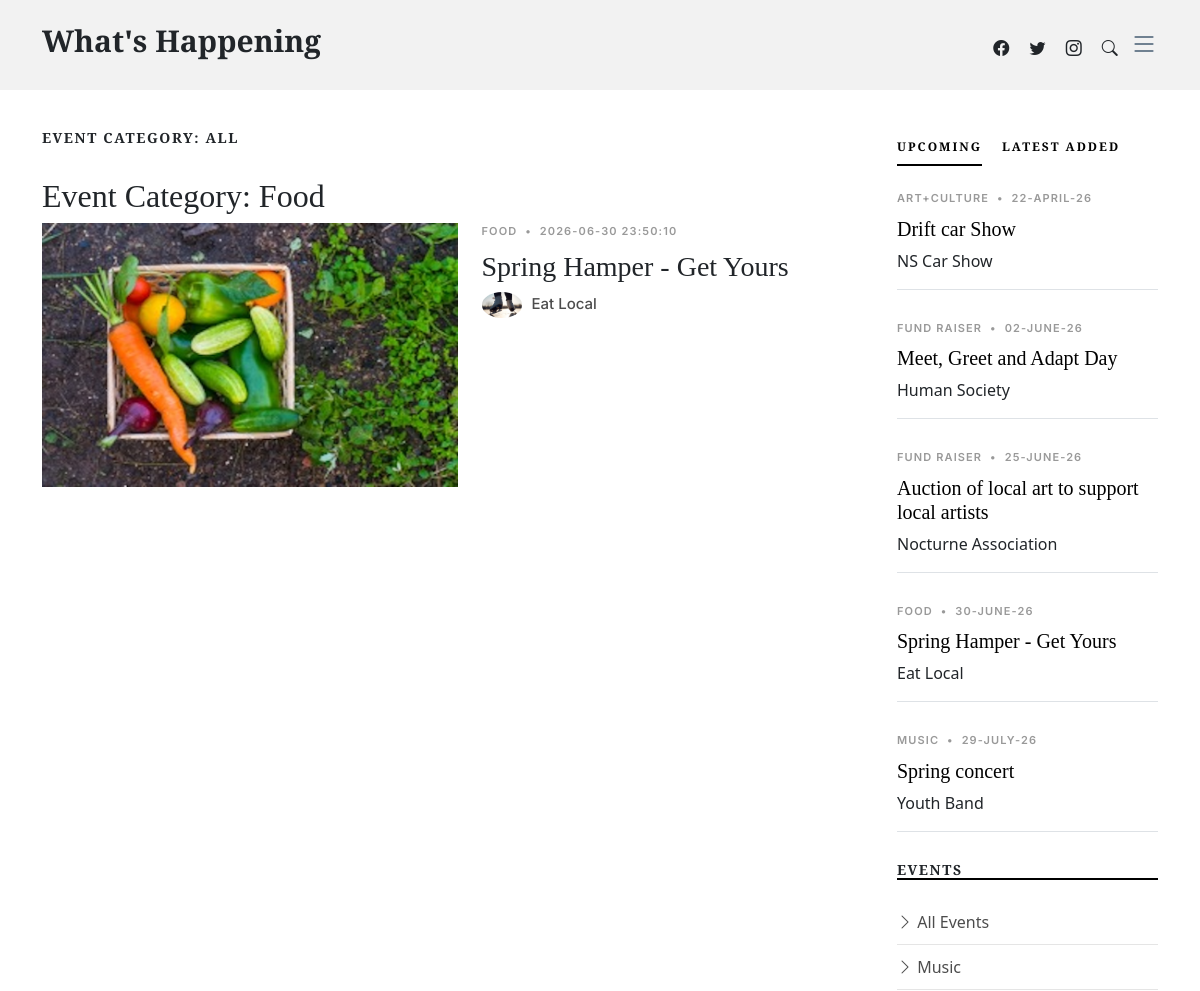
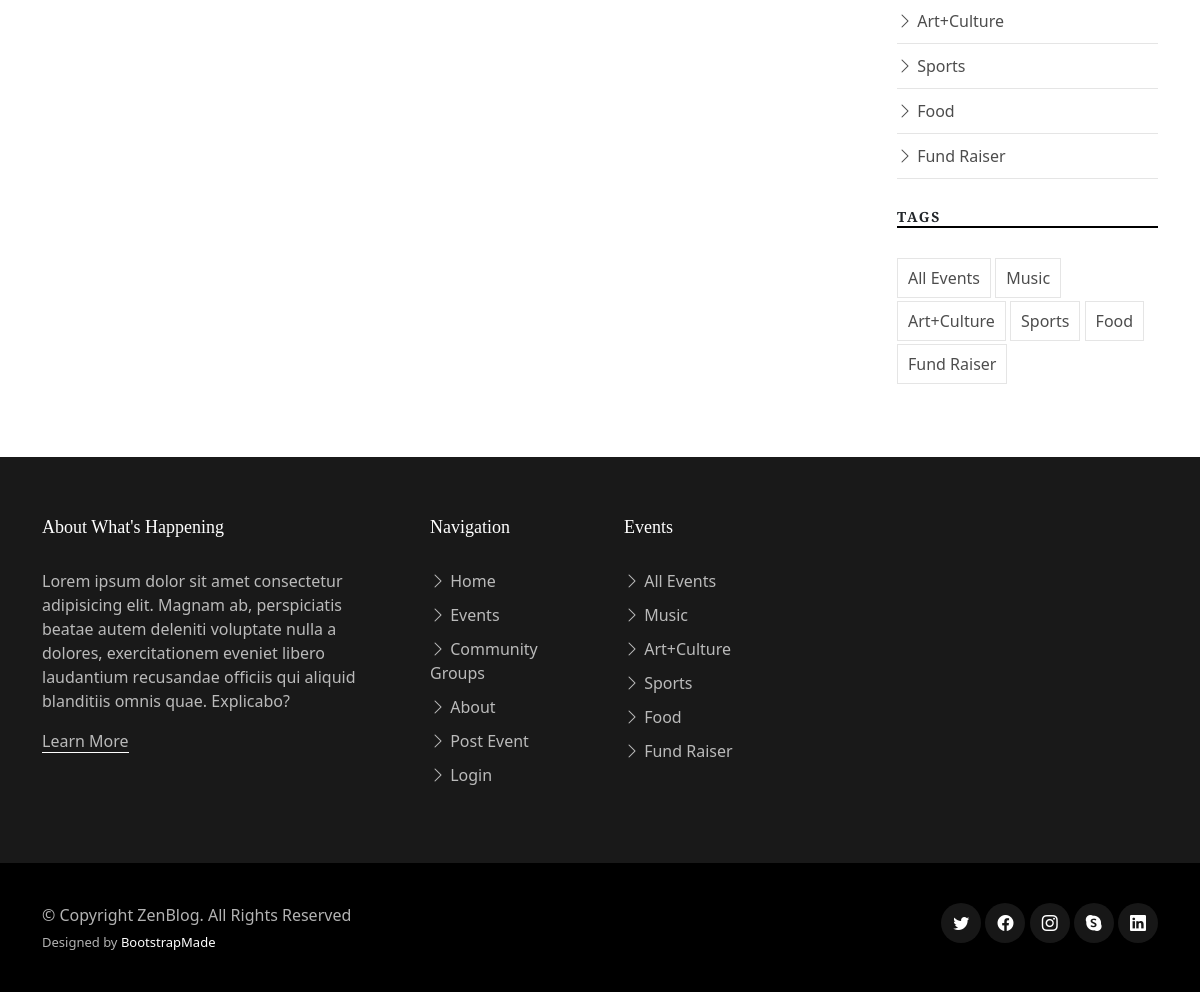
The app's page /events.php?event_type=Food (signed in) with its own data (2 pictures, top to bottom).
### tables this page shows
CREATE TABLE `events` (
  `EventID` int NOT NULL,
  `EventTypeID` int NOT NULL,
  `GroupID` int NOT NULL,
  `EventDate` timestamp NOT NULL DEFAULT CURRENT_TIMESTAMP,
  `SubmitDate` timestamp NOT NULL DEFAULT CURRENT_TIMESTAMP,
  `EventTitle` varchar(100) NOT NULL,
  `EventImage` varchar(50) NOT NULL,
  `EventDesc` text NOT NULL
);

CREATE TABLE `eventtypes` (
  `EventTypeID` int NOT NULL,
  `TypeName` varchar(100) NOT NULL
);

CREATE TABLE `groups` (
  `GroupID` int NOT NULL,
  `GroupName` varchar(100) NOT NULL,
  `GroupImage` varchar(50) NOT NULL,
  `GroupType` varchar(100) NOT NULL,
  `GroupDesc` text NOT NULL,
  `ContactName` varchar(255) NOT NULL,
  `ContactEmail` varchar(255) NOT NULL
);

### events.php (the view, shortened to what this page needs)
<!DOCTYPE html>
<html lang="en">
<head>
  <link href="assets/vendor/bootstrap/css/bootstrap.min.css" rel="stylesheet">
  <link href="assets/vendor/bootstrap-icons/bootstrap-icons.css" rel="stylesheet">
  <link href="assets/vendor/swiper/swiper-bundle.min.css" rel="stylesheet">
  <link href="assets/vendor/glightbox/css/glightbox.min.css" rel="stylesheet">
  <link href="assets/vendor/aos/aos.css" rel="stylesheet">
  <link href="assets/css/variables.css" rel="stylesheet">
  <link href="assets/css/main.css" rel="stylesheet">
</head>
<body>
  <header id="header" class="header d-flex align-items-center fixed-top">
    <div class="container-fluid container-xl d-flex align-items-center justify-content-between">
      <a href="index.php" class="logo d-flex align-items-center">
        <h1>What's Happening</h1>
      </a>
      <div class="position-relative">
        <a href="#" class="mx-2"><span class="bi-facebook"></span></a>
        <a href="#" class="mx-2"><span class="bi-twitter"></span></a>
        <a href="#" class="mx-2"><span class="bi-instagram"></span></a>
        <a href="#" class="mx-2 js-search-open"><span class="bi-search"></span></a>
        <i class="bi bi-list mobile-nav-toggle"></i>
      </div>
    </div>
  </header>
  <main id="main">
    <section>
      <div class="container">
        <div class="row">
          <div class="col-md-9" data-aos="fade-up">
            <h3 class="category-title">Event Category: ALL</h3>
            <?php
            $connect = db_connect();
            $JoinSql = "
            SELECT
                events.*,
                eventtypes.TypeName AS eventType,
                `groups`.GroupName,
                `groups`.GroupImage
            FROM
                events
            LEFT JOIN
                eventtypes ON eventtypes.EventTypeID = events.EventTypeID
            LEFT JOIN
                `groups` ON `groups`.GroupID = events.GroupID
            WHERE
                events.EventDate >= CURDATE()
            ORDER BY
                EventDate ASC;";
            $allData = $connect->query($JoinSql);
            $selectedType = isset($_GET['event_type']) ? urlencode(filter_input(INPUT_GET, 'event_type')): 'all';
            $displayType = $selectedType !== 'all' ? htmlspecialchars($selectedType) : 'All';
            echo "<h2>Event Category: " . $displayType . "</h2>";
            if($allData && $allData->num_rows > 0) {
              while($event = $allData->fetch_assoc()){
                $eventNum = $event["EventID"];
                $eventGroupType = $event["eventType"];
                $eventDate = $event["EventDate"];
                $eventTitle =  $event["EventTitle"];
                $eventImagePath = $event["EventImage"];
                $groupName = $event['GroupName'];
                $groupImage = $event['GroupImage'];
                if ($selectedType !== 'all' && strtolower($eventGroupType) !== strtolower($selectedType)) {
                  continue;
                }
            ?>
                <div class="d-md-flex post-entry-2 half">
                    <a href="single-post.php?event_id=<?php echo $eventNum; ?>" class="me-4 thumbnail">
                        <img src="<?php echo $eventImagePath; ?>" alt="" class="img-fluid">
                    </a>
                    <div>
                        <div class="post-meta"><span class="date"><?php echo $eventGroupType; ?></span> <span class="mx-1">&bullet;</span> <span><?php echo $eventDate; ?></span></div>
                        <h3><a href="single-post.php?event_id=<?php echo $eventNum; ?>"><?php echo $eventTitle; ?></a></h3>
                        <div class="d-flex align-items-center author">
                            <div class="photo"><img src="<?php echo $groupImage; ?>" alt="" class="img-fluid"></div>
                            <div class="name">
                                <h3 class="m-0 p-0"><?php echo $groupName; ?></h3>
                            </div>
                        </div>
                    </div>
                </div>
            <?php
              }
            } else {
              echo "<p>No upcoming events found.</p>";
            }
            ?>
          </div>
          <div class="col-md-3">
             <div class="aside-block">
              <ul class="nav nav-pills custom-tab-nav mb-4" id="pills-tab" role="tablist">
                <li class="nav-item" role="presentation">
                  <button class="nav-link active" id="pills-popular-tab" data-bs-toggle="pill" data-bs-target="#pills-popular" type="button" role="tab" aria-controls="pills-popular" aria-selected="true">Upcoming</button>
                </li>
                <li class="nav-item" role="presentation">
                  <button class="nav-link" id="pills-trending-tab" data-bs-toggle="pill" data-bs-target="#pills-trending" type="button" role="tab" aria-controls="pills-trending" aria-selected="false">Latest Added</button>
                </li>
              </ul>
              <div class="tab-content" id="pills-tabContent">
                <div class="tab-pane fade show active" id="pills-popular" role="tabpanel" aria-labelledby="pills-popular-tab">
                <?php
                  $JoinSql = "SELECT events.*, eventtypes.TypeName AS eventType, `groups`.GroupName
                              FROM events
                              LEFT JOIN eventtypes ON eventtypes.EventTypeID = events.EventTypeID
                              LEFT JOIN `groups` ON `groups`.GroupID = events.GroupID
                              WHERE events.EventDate >= CURDATE()
                              ORDER BY EventDate ASC
                              LIMIT 5;";
                  $allData = $connect->query($JoinSql);
                  if($allData && $allData->num_rows > 0) {
                    while($row = $allData->fetch_assoc()) {
                      $eventTitle =  $row["EventTitle"];
                      $eventDate = $row["EventDate"];
                      $eventNum = $row["EventID"];
                      $formattedDate = date_format(date_create($eventDate), "d-F-y");
                      $eventType = $row["eventType"];
                      $groupType = $row["GroupName"];
                ?>
                      <div class="post-entry-1 border-bottom">
                          <div class="post-meta"><span class="date"><?php echo $eventType; ?></span> <span class="mx-1">&bullet;</span> <span><?php echo $formattedDate; ?></span></div>
                          <h2 class="mb-2"><a href="single-post.php?event_id=<?php echo $eventNum; ?>"><?php echo $eventTitle; ?></a></h2>
                          <span class="author mb-3 d-block"><?php echo $groupType; ?></span>
                      </div>
                <?php
                    }
                  } else {
                    echo "<p>No results</p>";
                  }
                ?>
                </div>
              </div>
            </div>
            <div class="aside-block">
              <h3 class="aside-title">Events</h3>
              <ul class="aside-links list-unstyled">
                <li><a href="events.php"><i class="bi bi-chevron-right"></i> All Events</a></li>
                <li><a href="events.php?event_type=Music"><i class="bi bi-chevron-right"></i> Music</a></li>
                <li><a href="events.php?event_type=Art+Culture"><i class="bi bi-chevron-right"></i> Art+Culture</a></li>
                <li><a href="events.php?event_type=Sports"><i class="bi bi-chevron-right"></i> Sports</a></li>
                <li><a href="events.php?event_type=Food"><i class="bi bi-chevron-right"></i> Food</a></li>
                <li><a href="events.php?event_type=Fund Raiser"><i class="bi bi-chevron-right"></i> Fund Raiser</a></li>
              </ul>
            </div>
            <div class="aside-block">
              <h3 class="aside-title">Tags</h3>
              <ul class="aside-tags list-unstyled">
                <li><a href="events.php">All Events</a></li>
                <li><a href="events.php?event_type=Music">Music</a></li>
                <li><a href="events.php?event_type=Art+Culture">Art+Culture</a></li>
                <li><a href="events.php?event_type=Sports">Sports</a></li>
                <li><a href="events.php?event_type=Food">Food</a></li>
                <li><a href="events.php?event_type=Fund Raiser">Fund Raiser</a></li>
              </ul>
            </div>
          </div>
        </div>
      </div>
    </section>
  </main>
    <footer id="footer" class="footer">
    <div class="footer-content">
      <div class="container">
        <div class="row g-5">
          <div class="col-lg-4">
            <h3 class="footer-heading">About What's Happening</h3>
            <p>Lorem ipsum dolor sit amet consectetur adipisicing elit. Magnam ab, perspiciatis beatae autem deleniti voluptate nulla a dolores, exercitationem eveniet libero laudantium recusandae officiis qui aliquid blanditiis omnis quae. Explicabo?</p>
            <p><a href="about.php" class="footer-link-more">Learn More</a></p>
          </div>
          <div class="col-6 col-lg-2">
            <h3 class="footer-heading">Navigation</h3>
            <ul class="footer-links list-unstyled">
              <li><a href="index.php"><i class="bi bi-chevron-right"></i> Home</a></li>
              <li><a href="events.php"><i class="bi bi-chevron-right"></i> Events</a></li>
              <li><a href="groups.php"><i class="bi bi-chevron-right"></i> Community Groups</a></li>
              <li><a href="about.php"><i class="bi bi-chevron-right"></i> About</a></li>
               <li><a href="post.php"><i class="bi bi-chevron-right"></i> Post Event</a></li>
              <li><a href="login.php"><i class="bi bi-chevron-right"></i> Login</a></li>
            </ul>
          </div>
          <div class="col-6 col-lg-2">
            <h3 class="footer-heading">Events</h3>
            <ul class="footer-links list-unstyled">
              <li><a href="events.php"><i class="bi bi-chevron-right"></i> All Events</a></li>
              <li><a href="events.php?event_type=Music"><i class="bi bi-chevron-right"></i> Music</a></li>
              <li><a href="events.php?event_type=Art+Culture"><i class="bi bi-chevron-right"></i> Art+Culture</a></li>
              <li><a href="events.php?event_type=Sports"><i class="bi bi-chevron-right"></i> Sports</a></li>
              <li><a href="events.php?event_type=Food"><i class="bi bi-chevron-right"></i> Food</a></li>
              <li><a href="events.php?event_type=Fund Raiser"><i class="bi bi-chevron-right"></i> Fund Raiser</a></li>
            </ul>
          </div>
        </div>
      </div>
    </div>
    <div class="footer-legal">
      <div class="container">
        <div class="row justify-content-between">
          <div class="col-md-6 text-center text-md-start mb-3 mb-md-0">
            <div class="copyright">
              © Copyright <strong><span>ZenBlog</span></strong>. All Rights Reserved
            </div>
            <div class="credits">
              Designed by <a href="https://bootstrapmade.com/">BootstrapMade</a>
            </div>
          </div>
          <div class="col-md-6">
            <div class="social-links mb-3 mb-lg-0 text-center text-md-end">
              <a href="#" class="twitter"><i class="bi bi-twitter"></i></a>
              <a href="#" class="facebook"><i class="bi bi-facebook"></i></a>
              <a href="#" class="instagram"><i class="bi bi-instagram"></i></a>
              <a href="#" class="google-plus"><i class="bi bi-skype"></i></a>
              <a href="#" class="linkedin"><i class="bi bi-linkedin"></i></a>
            </div>
          </div>
        </div>
      </div>
    </div>
  </footer>
</body>
</html>

### assets/css/variables.css (style rules this page uses)
:root { --font-default: 'EB Garamond', system-ui, -apple-system, "Segoe UI", Roboto, "Helvetica Neue", Arial, "Noto Sans", "Liberation Sans", sans-serif, "Apple Color Emoji", "Segoe UI Emoji", "Segoe UI Symbol", "Noto Color Emoji"; --font-primary: 'EB Garamond', serif; --font-secondary: 'Inter', sans-serif; --color-default: #212529; --color-default-rgb: 33, 37, 41; --color-links: #212529; --color-links-hover: #15171a; --color-primary: #212529; --color-primary-light: #26282c; --color-primary-dark: #0b0c0e; --color-primary-rgb: 33, 37, 41; --color-primary-light-rgb: 38, 40, 44; --color-primary-dark-rgb: 11, 12, 14; --color-secondary: #596d80; --color-secondary-light: #8498aa; --color-secondary-dark: #404f5c; --color-secondary-rgb: 89, 109, 128; --color-secondary-light-rgb: 132, 152, 170; --color-secondary-dark-rgb: 64, 79, 92; --color-blue: #0d6efd; --color-blue-rgb: 13, 110, 253; --color-indigo: #6610f2; --color-indigo-rgb: 102, 16, 242; --color-purple: #6f42c1; --color-purple-rgb: 111, 66, 193; --color-pink: #f3268c; --color-pink-rgb: 243, 38, 140; --color-red: #df1529; --color-red-rgb: 223, 21, 4; --color-orange: #fd7e14; --color-orange-rgb: 253, 126, 20; --color-yellow: #ffc107; --color-yellow-rgb: 255, 193, 7; --color-green: #059652; --color-green-rgb: 5, 150, 82; --color-teal: #20c997; --color-teal-rgb: 32, 201, 151; --color-cyan: #0dcaf0; --color-cyan-rgb: 13, 202, 240; --color-white: #ffffff; --color-white-rgb: 255, 255, 255; --color-gray: #6c757d; --color-gray-rgb: 108, 117, 125; --color-black: #000000; --color-black-rgb: 0, 0, 0; }
:root { --bs-blue: var(--color-blue); --bs-indigo: var(--color-indigo); --bs-purple: var(--color-purple); --bs-pink: var(--color-pink); --bs-red: var(--color-red); --bs-orange: var(--color-orange); --bs-yellow: var(--color-yellow); --bs-green: var(--color-green); --bs-teal: var(--color-teal); --bs-cyan: var(--color-cyan); --bs-white: var(--color-white); --bs-gray: var(--color-gray); --bs-gray-dark: #343a40; --bs-gray-100: #f8f9fa; --bs-gray-200: #e9ecef; --bs-gray-300: #dee2e6; --bs-gray-400: #ced4da; --bs-gray-500: #adb5bd; --bs-gray-600: #6c757d; --bs-gray-700: #495057; --bs-gray-800: #343a40; --bs-gray-900: #212529; --bs-primary: var(--color-blue); --bs-secondary: var(--color-blue); --bs-success: #198754; --bs-info: #0dcaf0; --bs-warning: #ffc107; --bs-danger: #dc3545; --bs-light: #f8f9fa; --bs-dark: #212529; --bs-primary-rgb: var(--color-primary-rgb); --bs-secondary-rgb: var(--color-secondary-rgb); --bs-success-rgb: 25, 135, 84; --bs-info-rgb: 13, 202, 240; --bs-warning-rgb: 255, 193, 7; --bs-danger-rgb: 220, 53, 69; --bs-light-rgb: 248, 249, 250; --bs-dark-rgb: 33, 37, 41; --bs-white-rgb: var(--color-white-rgb); --bs-black-rgb: var(--color-black-rgb); --bs-body-color-rgb: var(--color-default-rgb); --bs-body-bg-rgb: 255, 255, 255; --bs-font-sans-serif: var(--font-default); --bs-font-monospace: SFMono-Regular, Menlo, Monaco, Consolas, "Liberation Mono", "Courier New", monospace; --bs-gradient: linear-gradient(180deg, rgba(255, 255, 255, 0.15), rgba(255, 255, 255, 0)); --bs-body-font-family: var(--font-default); --bs-body-font-size: 1rem; --bs-body-font-weight: 400; --bs-body-line-height: 1.5; --bs-body-color: var(--color-default); --bs-body-bg: #fff; }

### records on screen
events: EventImage (picture), EventTypeID.TypeName "FOOD", EventDate "2026-06-30 23:50:10", EventTitle "Spring Hamper - Get Yours", GroupID.GroupImage (picture), GroupID.GroupName "Eat Local", EventDate "30-JUNE-26"
events: EventTypeID.TypeName "ART+CULTURE", EventDate "22-APRIL-26", EventTitle "Drift car Show", GroupID.GroupName "NS Car Show"
events: EventTypeID.TypeName "FUND RAISER", EventDate "02-JUNE-26", EventTitle "Meet, Greet and Adapt Day", GroupID.GroupName "Human Society"
events: EventTypeID.TypeName "FUND RAISER", EventDate "25-JUNE-26", EventTitle "Auction of local art to support local artists", GroupID.GroupName "Nocturne Association"
events: EventTypeID.TypeName "MUSIC", EventDate "29-JULY-26", EventTitle "Spring concert", GroupID.GroupName "Youth Band"

### other values on screen
$displayType "Food"
